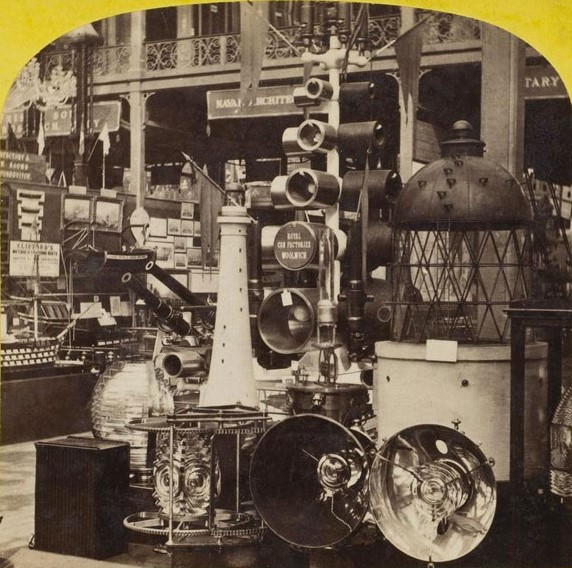
#> input picture leftPic.jpg, 572 x 568 px
$ python -i grip.py   (imports and definitions only)
#> lines starting #> are read from the running program, lines starting #| are printed output that depends on the picture; after the words box and inside, x2 and y2 are one past the last pixel; in counts of white or black regions, pixels touching at a corner belong together
#> further down, picture is the input picture: shape (568, 572, 3); mean B, G, R 74.4, 93.1, 109
import cv2
import numpy
import math
from enum import Enum

class GripPipeline:
    """
    An OpenCV pipeline generated by GRIP.
    """

    def __init__(self):
        """initializes all values to presets or None if need to be set
        """

        self.__resize_image_width = 640.0
        self.__resize_image_height = 480.0
        self.__resize_image_interpolation = cv2.INTER_AREA

        self.resize_image_output = None

        self.__blur_input = self.resize_image_output
        self.__blur_type = BlurType.Box_Blur
        self.__blur_radius = 1.8018018018018018

        self.blur_output = None

        self.__hsv_threshold_input = self.blur_output
        self.__hsv_threshold_hue = [0.0, 61.74061433447099]
        self.__hsv_threshold_saturation = [73.38129496402877, 255.0]
        self.__hsv_threshold_value = [215.55755395683454, 255.0]

        self.hsv_threshold_output = None


    def process(self, source0):
        """
        Runs the pipeline and sets all outputs to new values.
        """
        # Step Resize_Image0:
        self.__resize_image_input = source0
        (self.resize_image_output) = self.__resize_image(self.__resize_image_input, self.__resize_image_width, self.__resize_image_height, self.__resize_image_interpolation)

        # Step Blur0:
        self.__blur_input = self.resize_image_output
        (self.blur_output) = self.__blur(self.__blur_input, self.__blur_type, self.__blur_radius)

        # Step HSV_Threshold0:
        self.__hsv_threshold_input = self.blur_output
        (self.hsv_threshold_output) = self.__hsv_threshold(self.__hsv_threshold_input, self.__hsv_threshold_hue, self.__hsv_threshold_saturation, self.__hsv_threshold_value)


    @staticmethod
    def __resize_image(input, width, height, interpolation):
        """Scales and image to an exact size.
        Args:
            input: A numpy.ndarray.
            Width: The desired width in pixels.
            Height: The desired height in pixels.
            interpolation: Opencv enum for the type fo interpolation.
        Returns:
            A numpy.ndarray of the new size.
        """
#> called with width = 640, height = 480, interpolation = 3
        return cv2.resize(input, ((int)(width), (int)(height)), 0, 0, interpolation)
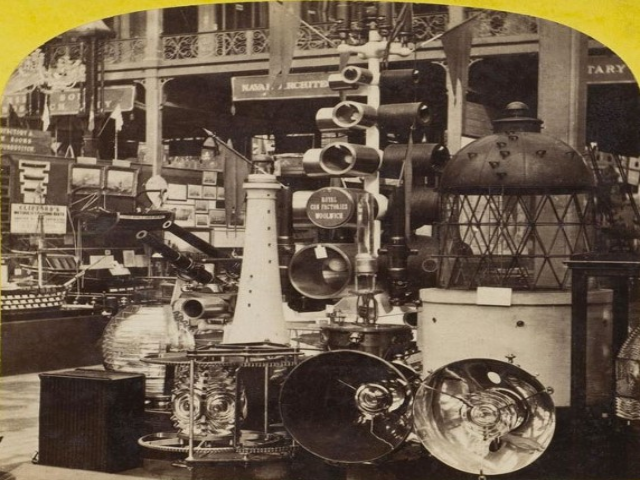
#> returned value: shape (480, 640, 3); mean of channels 0, 1, 2 74.3, 93, 108.8; drawn as B, G, R

    @staticmethod
    def __blur(src, type, radius):
        """Softens an image using one of several filters.
        Args:
            src: The source mat (numpy.ndarray).
            type: The blurType to perform represented as an int.
            radius: The radius for the blur as a float.
        Returns:
            A numpy.ndarray that has been blurred.
        """
#> called with radius = 1.8
        if(type is BlurType.Box_Blur):
            ksize = int(2 * round(radius) + 1)
            return cv2.blur(src, (ksize, ksize))
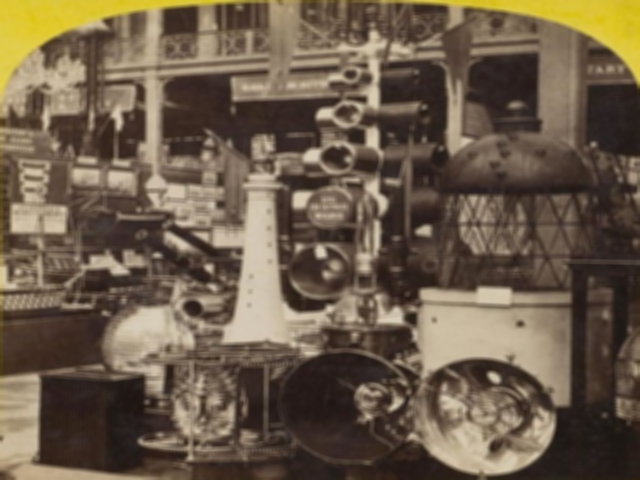
#> returned value: shape (480, 640, 3); mean of channels 0, 1, 2 74.3, 93, 108.8; drawn as B, G, R
        elif(type is BlurType.Gaussian_Blur):
            ksize = int(6 * round(radius) + 1)
            return cv2.GaussianBlur(src, (ksize, ksize), round(radius))
        elif(type is BlurType.Median_Filter):
            ksize = int(2 * round(radius) + 1)
            return cv2.medianBlur(src, ksize)
        else:
            return cv2.bilateralFilter(src, -1, round(radius), round(radius))

    @staticmethod
    def __hsv_threshold(input, hue, sat, val):
        """Segment an image based on hue, saturation, and value ranges.
        Args:
            input: A BGR numpy.ndarray.
            hue: A list of two numbers the are the min and max hue.
            sat: A list of two numbers the are the min and max saturation.
            lum: A list of two numbers the are the min and max value.
        Returns:
            A black and white numpy.ndarray.
        """
        out = cv2.cvtColor(input, cv2.COLOR_BGR2HSV)
#> out: shape (480, 640, 3); mean H, S, V 13.9, 83, 108.8
        return cv2.inRange(out, (hue[0], sat[0], val[0]),  (hue[1], sat[1], val[1]))
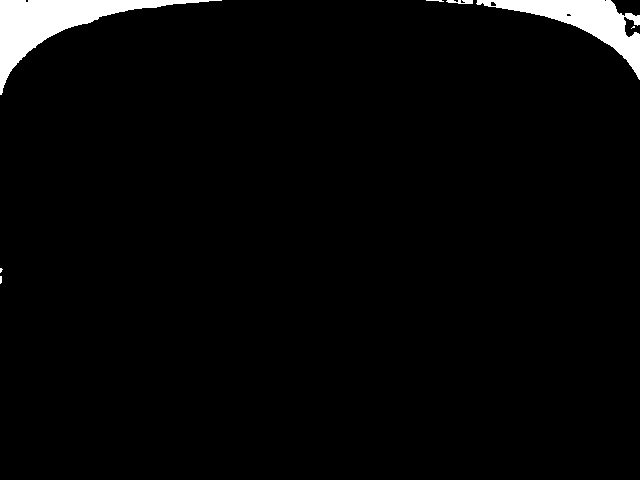
#> returned value: shape (480, 640); 3% white; 7 white regions (3 under 20 px), largest, box (x1, y1, x2, y2) and area: (0, 0, 222, 95) 5145, (476, 0, 640, 80) 3820, (446, 0, 473, 4) 80, (426, 0, 444, 2) 21


BlurType = Enum('BlurType', 'Box_Blur Gaussian_Blur Median_Filter Bilateral_Filter')

>>> import cv2
>>> picture = cv2.imread('leftPic.jpg')
>>> result = GripPipeline().process(picture)

$ run again, on armstrong-trophy-and-naval-court-1862-web.jpg
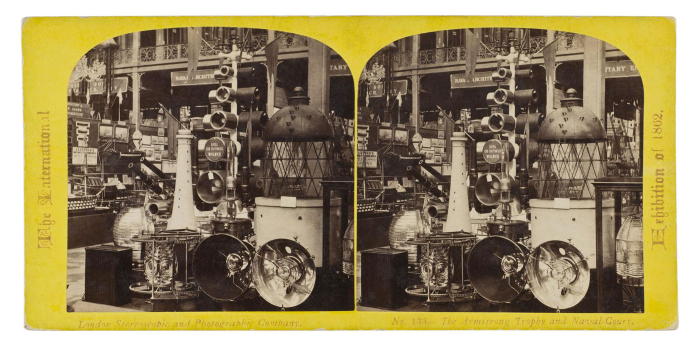
#> input picture armstrong-trophy-and-naval-court-1862-web.jpg, 1400 x 706 px (shown at 1/2 size)
#> picture is the input picture: shape (706, 1400, 3); mean B, G, R 102.8, 139, 153.3
#> in __blur, `return cv2.blur(src, (ksize, ksize))`:
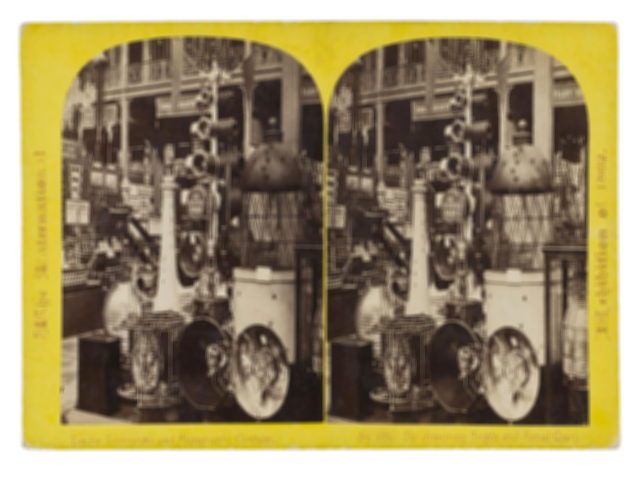
#> returned value: shape (480, 640, 3); mean of channels 0, 1, 2 102.7, 138.9, 153.2; drawn as B, G, R
#> out: shape (480, 640, 3); mean H, S, V 14.9, 86.3, 153.2
#> in __hsv_threshold, `return cv2.inRange(out, (hue[0], sat[0], val[0]),  (hue[1], sat[1], va..`:
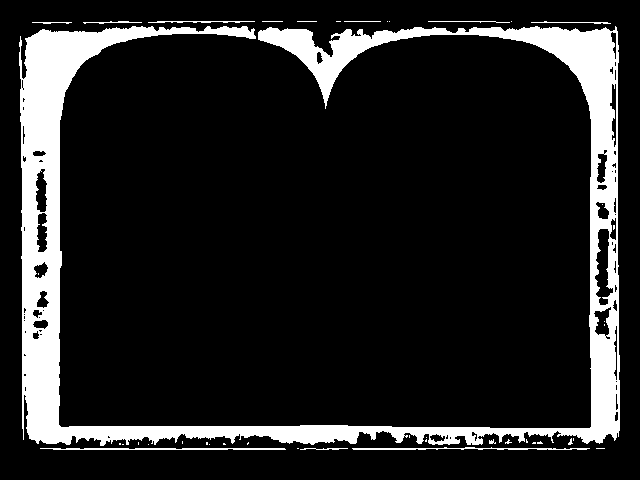
#> returned value: shape (480, 640); 13.6% white; 42 white regions (29 under 20 px), largest, box (x1, y1, x2, y2) and area: (19, 26, 620, 446) 40069, (40, 448, 286, 450) 452, (352, 447, 590, 450) 391

$ run again, on balls.jpg
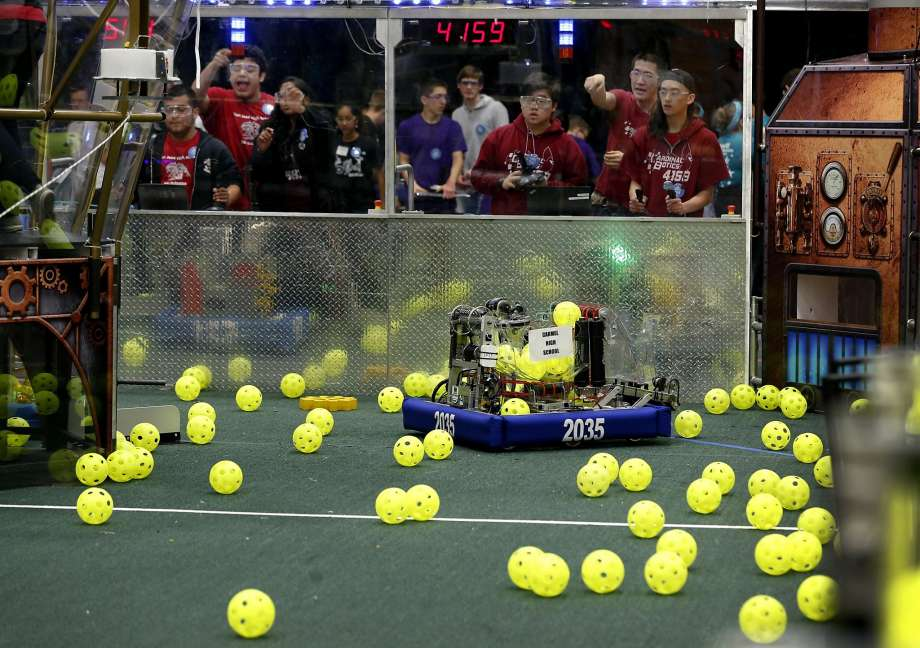
#> input picture balls.jpg, 920 x 648 px
#> picture is the input picture: shape (648, 920, 3); mean B, G, R 67.6, 87.7, 86.8
#> in __blur, `return cv2.blur(src, (ksize, ksize))`:
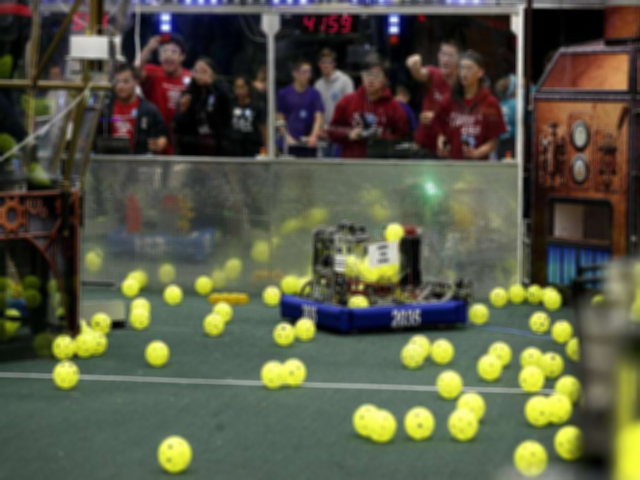
#> returned value: shape (480, 640, 3); mean of channels 0, 1, 2 67.5, 87.5, 86.6; drawn as B, G, R
#> out: shape (480, 640, 3); mean H, S, V 56.8, 86.2, 95.9
#> in __hsv_threshold, `return cv2.inRange(out, (hue[0], sat[0], val[0]),  (hue[1], sat[1], va..`:
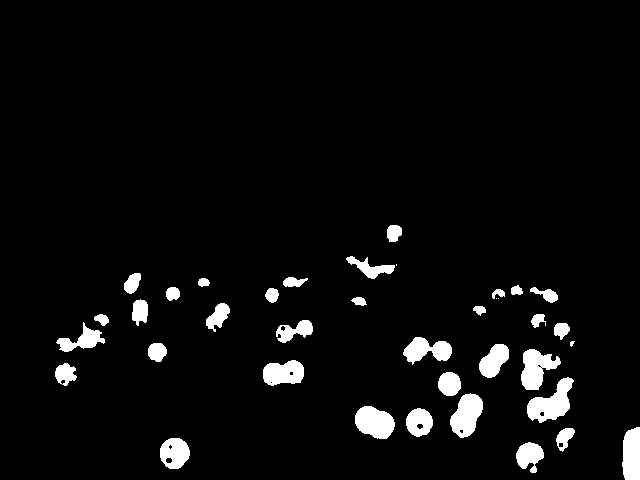
#> returned value: shape (480, 640); 4.7% white; 38 white regions (4 under 20 px), largest, box (x1, y1, x2, y2) and area: (527, 377, 574, 423) 1111, (450, 393, 483, 438) 981, (355, 406, 395, 439) 971
